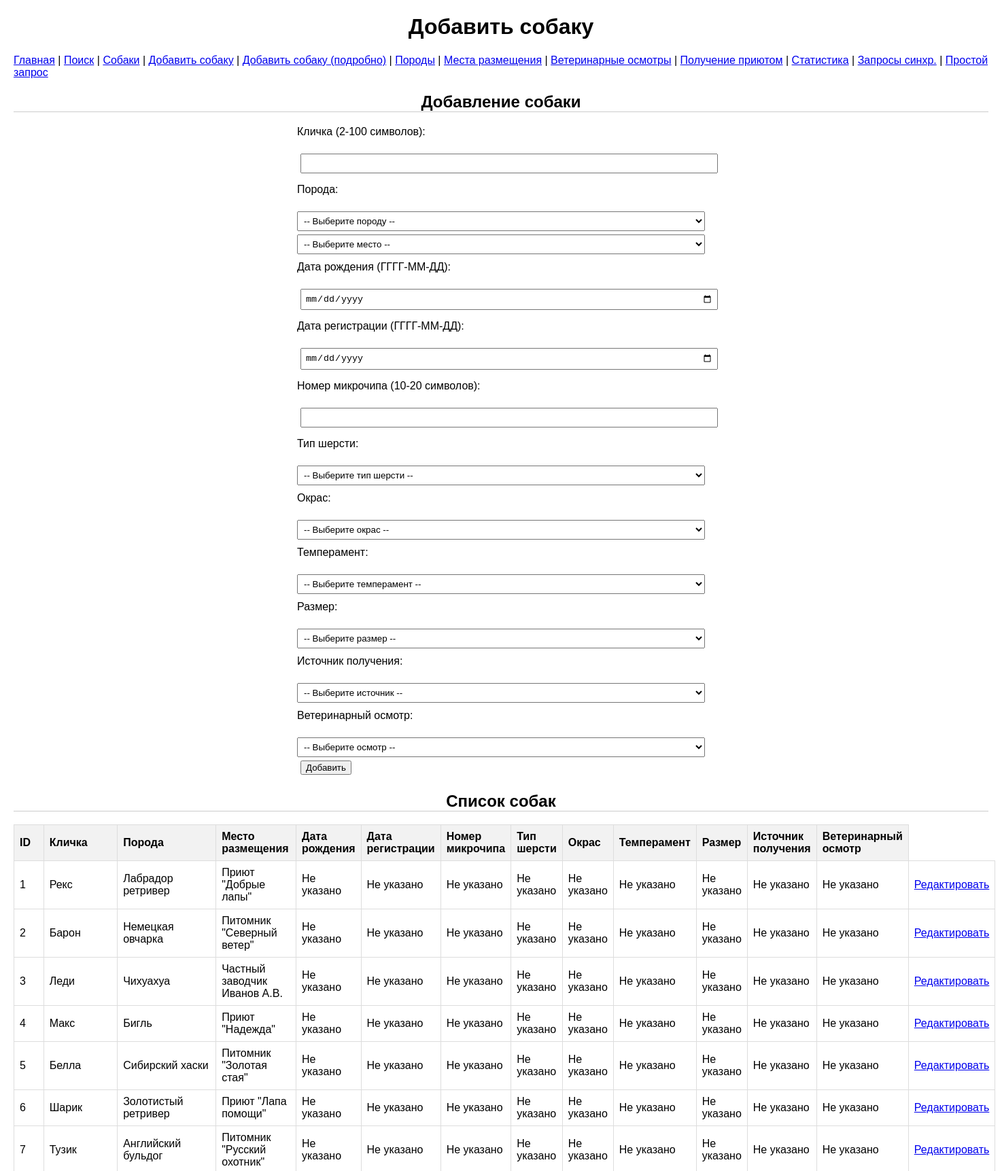
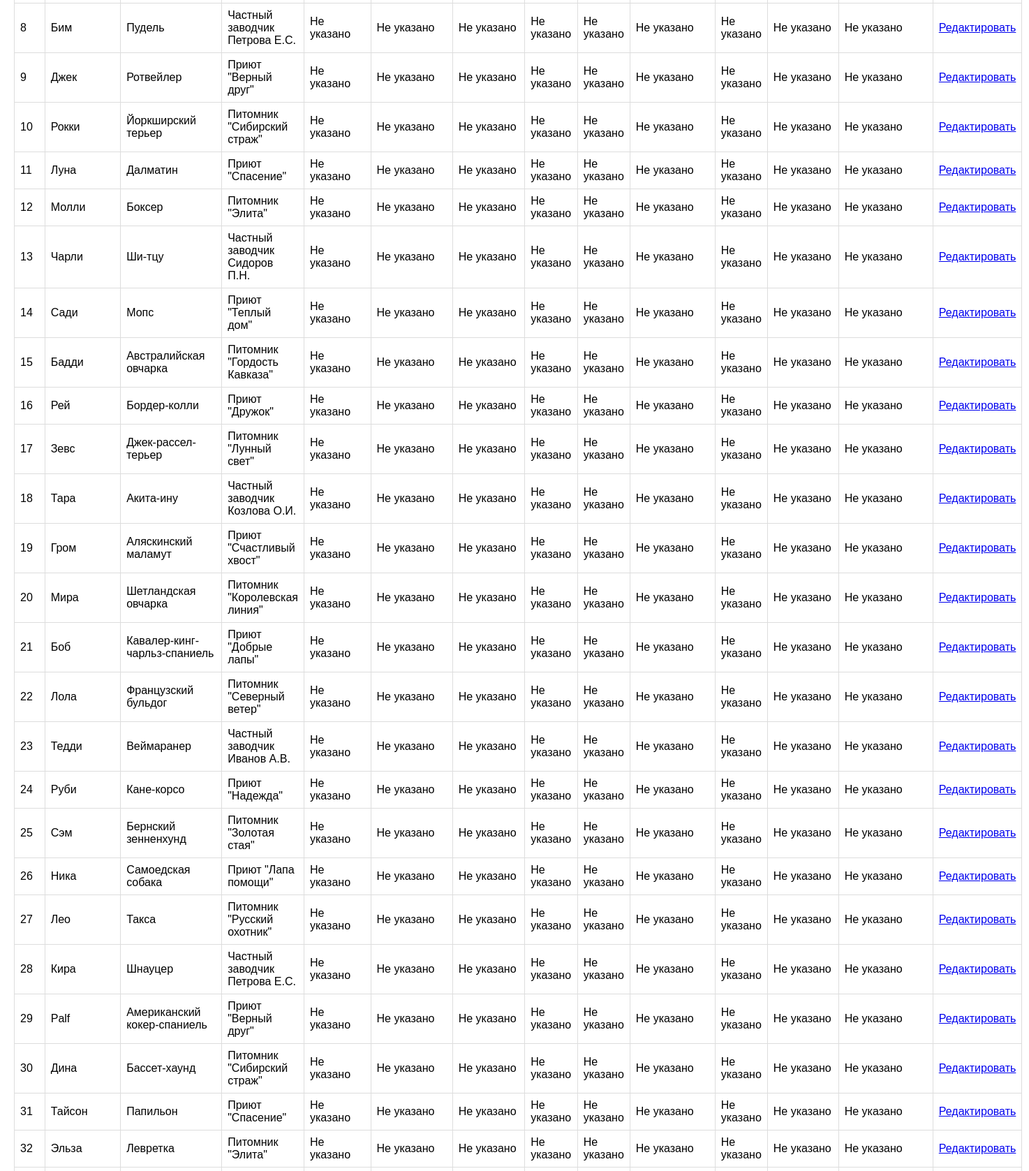
Page /add (upper part) on the committed database (2 pictures, top to bottom).
### tables this page shows
CREATE TABLE "dogs" (
	"id"	INTEGER,
	"name"	VARCHAR(100) NOT NULL,
	"birth_date"	DATE,
	"breeds_id"	INTEGER,
	"getting_id"	INTEGER,
	"vet_examinations_id"	INTEGER,
	"location_id"	INTEGER,
	"registration_date"	DATE,
	"microchip_number"	VARCHAR(20),
	"coat_type"	INTEGER,
	"color_variations"	INTEGER,
	"temperament"	INTEGER,
	"size"	INTEGER,
	PRIMARY KEY("id" AUTOINCREMENT),
	FOREIGN KEY("breeds_id") REFERENCES "breeds"("id"),
	FOREIGN KEY("coat_type") REFERENCES "coat_type"("id"),
	FOREIGN KEY("color_variations") REFERENCES "color_variations"("id"),
	FOREIGN KEY("getting_id") REFERENCES "getting"("id"),
	FOREIGN KEY("location_id") REFERENCES "locations"("id"),
	FOREIGN KEY("size") REFERENCES "size"("id"),
	FOREIGN KEY("temperament") REFERENCES "temperament"("id"),
	FOREIGN KEY("vet_examinations_id") REFERENCES "vet_examinations"("id")
);

CREATE TABLE breeds (
    id INTEGER PRIMARY KEY AUTOINCREMENT,
    breed_name VARCHAR(100) NOT NULL,
    breed_group VARCHAR(50),
    origin_country VARCHAR(50),
    average_lifes INTEGER,
    typical_use VARCHAR(100),
    common_health_issues VARCHAR(200),
    recommended_vaccinations VARCHAR(200),
    veterinary_care VARCHAR(50),
    average_weight_male FLOAT,
    average_weight_female FLOAT,
    trainability_level VARCHAR(50),
    recommended_training_age INTEGER,
    common_behavioral_issues VARCHAR(200),
    preferred_training_methods VARCHAR(200),
    typical_learning_period INTEGER
);

CREATE TABLE locations (
    id INTEGER PRIMARY KEY AUTOINCREMENT,
    location_name VARCHAR(100) NOT NULL,
    location_type VARCHAR(50),
    address VARCHAR(200),
    contact_info VARCHAR(100),
    price FLOAT,
    availability INTEGER,
    website VARCHAR(200)
);

### flask_app.py (the view, shortened to what this page needs)
@app.route('/add', methods=['GET', 'POST'])
def add():
    errors = []
    dogs = None
    with get_db_connection() as conn:
        breeds = conn.execute("SELECT id, breed_name FROM breeds ORDER BY breed_name").fetchall()
        locations = conn.execute("SELECT id, location_name FROM locations ORDER BY location_name").fetchall()
        coat_types = conn.execute("SELECT id, coat_type_name FROM coat_type ORDER BY coat_type_name").fetchall()
        color_variations = conn.execute("SELECT id, color_variations_name FROM color_variations ORDER BY color_variations_name").fetchall()
        temperaments = conn.execute("SELECT id, temperament_name FROM temperament ORDER BY temperament_name").fetchall()
        sizes = conn.execute("SELECT id, size_name FROM size ORDER BY size_name").fetchall()
        gettings = conn.execute("SELECT id, getting_by FROM getting WHERE getting_by IS NOT NULL ORDER BY getting_by").fetchall()
        vet_examinations = conn.execute("SELECT id, examination_date FROM vet_examinations ORDER BY examination_date").fetchall()
    with get_db_connection() as conn:
        dogs = conn.execute("""
            SELECT d.id, d.name, b.breed_name, l.location_name
            FROM dogs d
            LEFT JOIN breeds b ON d.breeds_id = b.id
            LEFT JOIN locations l ON d.location_id = l.id
            ORDER BY d.id
        """).fetchall()
    return render_template('add.html', errors=errors, dogs=dogs, breeds=breeds, locations=locations,
                           coat_types=coat_types, color_variations=color_variations, temperaments=temperaments,
                           sizes=sizes, gettings=gettings, vet_examinations=vet_examinations)

### flask_app.py (called while the page is built)
def get_db_connection():
    active_db = session.get('active_db', DB_PATH_1)  # По умолчанию первая база данных
    conn = sqlite3.connect(active_db, timeout=10)
    conn.row_factory = sqlite3.Row
    return conn

### templates/add.html (shortened to what this page needs)
<!doctype html>
<html lang="ru">
    <head>
        <link
            rel="stylesheet"
            href="{{ url_for('static', filename='style.css') }}"
        />
    </head>
    <body>
        <h1>Добавить собаку</h1>
        <nav>
            <a href="/">Главная</a> | <a href="/search">Поиск</a> |
            <a href="/view">Собаки</a> | <a href="/add">Добавить собаку</a> |
            <a href="/add_detailed">Добавить собаку (подробно)</a> |
            <a href="/breeds">Породы</a> |
            <a href="/locations">Места размещения</a> |
            <a href="/vet_examinations">Ветеринарные осмотры</a> |
            <a href="/getting">Получение приютом</a> |
            <a href="/stats">Статистика</a> |
            <a href="/sync_queries">Запросы синхр.</a> |
        <a href="/simple_query">Простой запрос</a>
        </nav>
        <h2>Добавление собаки</h2>
        <form method="POST">
            <label for="name">Кличка (2-100 символов):</label><br />
            <input type="text" name="name" id="name" required /><br />
            <label for="breed_id">Порода:</label><br />
            <select name="breeds_id" id="breeds_id">
                <option value="">-- Выберите породу --</option>
            </select>
            <select name="location_id" id="location_id">
                <option value="">-- Выберите место --</option>
            </select>
            <label for="birth_date">Дата рождения (ГГГГ-ММ-ДД):</label><br />
            <input type="date" name="birth_date" id="birth_date" /><br />
            <label for="registration_date">Дата регистрации (ГГГГ-ММ-ДД):</label
            ><br />
            <input
                type="date"
                name="registration_date"
                id="registration_date"
            /><br />
            <label for="microchip_number"
                >Номер микрочипа (10-20 символов):</label
            ><br />
            <input
                type="text"
                name="microchip_number"
                id="microchip_number"
            /><br />
            <label for="coat_type">Тип шерсти:</label><br />
            <select name="coat_type" id="coat_type">
                <option value="">-- Выберите тип шерсти --</option>
                </select
            ><br />
            <label for="color_variations">Окрас:</label><br />
            <select name="color_variations" id="color_variations">
                <option value="">-- Выберите окрас --</option>
                </select
            ><br />
            <label for="temperament">Темперамент:</label><br />
            <select name="temperament" id="temperament">
                <option value="">-- Выберите темперамент --</option>
                </select
            ><br />
            <label for="size">Размер:</label><br />
            <select name="size" id="size">
                <option value="">-- Выберите размер --</option>
                </select
            ><br />
            <label for="getting_id">Источник получения:</label><br />
            <select name="getting_id" id="getting_id">
                <option value="">-- Выберите источник --</option>
            </select>
            <label for="vet_examinations_id">Ветеринарный осмотр:</label><br />
            <select name="vet_examinations_id" id="vet_examinations_id">
                <option value="">-- Выберите осмотр --</option>
                </select
            ><br />
            <button type="submit">Добавить</button>
        </form>
        <h2>Список собак</h2>
        {% if dogs %}
        <table>
            <tr>
                <th>ID</th>
                <th>Кличка</th>
                <th>Порода</th>
                <th>Место размещения</th>
                <th>Дата рождения</th>
                <th>Дата регистрации</th>
                <th>Номер микрочипа</th>
                <th>Тип шерсти</th>
                <th>Окрас</th>
                <th>Темперамент</th>
                <th>Размер</th>
                <th>Источник получения</th>
                <th>Ветеринарный осмотр</th>
            </tr>
            {% for dog in dogs %}
            <tr>
                <td>{{ dog['id'] }}</td>
                <td>{{ dog['name'] }}</td>
                <td>{{ dog['breed_name'] or 'Не указано' }}</td>
                <td>{{ dog['location_name'] or 'Не указано' }}</td>
                <td>{{ dog['birth_date'] or 'Не указано' }}</td>
                <td>{{ dog['registration_date'] or 'Не указано' }}</td>
                <td>{{ dog['microchip_number'] or 'Не указано' }}</td>
                <td>{{ dog['coat_type_name'] or 'Не указано' }}</td>
                <td>{{ dog['color_variations_name'] or 'Не указано' }}</td>
                <td>{{ dog['temperament_name'] or 'Не указано' }}</td>
                <td>{{ dog['size_name'] or 'Не указано' }}</td>
                <td>{{ dog['getting_by'] or 'Не указано' }}</td>
                <td>{{ dog['examination_date'] or 'Не указано' }}</td>
                <td>
                    <a href="{{ url_for('edit', id=dog['id']) }}"
                        >Редактировать</a
                    >
                </td>
            </tr>
            {% endfor %}
        </table>
        {% else %}
        <p>Нет собак для отображения.</p>
        {% endif %}
    </body>
</html>

### static/style.css (style rules this page uses)
body { font-family: Arial, sans-serif; margin: 20px; }
nav { margin-bottom: 20px; }
table { border-collapse: collapse; width: 100%; }
th, td { border: 1px solid #ddd; padding: 8px; text-align: left; }
th { background-color: #f2f2f2; }
form { margin-bottom: 20px; }
input, button { margin: 5px; }
form { max-width: 600px; margin: 20px auto; }
label { display: block; margin-top: 10px; }
input, select { width: 100%; padding: 5px; margin-top: 5px; }
h2 { margin-top: 20px; text-align: center; border-bottom: 1px solid #ccc; }
h1 { text-align: center; }

### rows in the picture
dogs: id "1", name "Рекс", breed_name "Лабрадор ретривер", location_name "Приют \"Добрые лапы\"", dog "Не указано"
dogs: id "2", name "Барон", breed_name "Немецкая овчарка", location_name "Питомник \"Северный ветер\"", dog "Не указано"
dogs: id "3", name "Леди", breed_name "Чихуахуа", location_name "Частный заводчик Иванов А.В.", dog "Не указано"
dogs: id "4", name "Макс", breed_name "Бигль", location_name "Приют \"Надежда\"", dog "Не указано"
dogs: id "5", name "Белла", breed_name "Сибирский хаски", location_name "Питомник \"Золотая стая\"", dog "Не указано"
dogs: id "6", name "Шарик", breed_name "Золотистый ретривер", location_name "Приют \"Лапа помощи\"", dog "Не указано"
dogs: id "7", name "Тузик", breed_name "Английский бульдог", location_name "Питомник \"Русский охотник\"", dog "Не указано"
dogs: id "8", name "Бим", breed_name "Пудель", location_name "Частный заводчик Петрова Е.С.", dog "Не указано"
dogs: id "9", name "Джек", breed_name "Ротвейлер", location_name "Приют \"Верный друг\"", dog "Не указано"
dogs: id "10", name "Рокки", breed_name "Йоркширский терьер", location_name "Питомник \"Сибирский страж\"", dog "Не указано"
dogs: id "11", name "Луна", breed_name "Далматин", location_name "Приют \"Спасение\"", dog "Не указано"
dogs: id "12", name "Молли", breed_name "Боксер", location_name "Питомник \"Элита\"", dog "Не указано"
dogs: id "13", name "Чарли", breed_name "Ши-тцу", location_name "Частный заводчик Сидоров П.Н.", dog "Не указано"
dogs: id "14", name "Сади", breed_name "Мопс", location_name "Приют \"Теплый дом\"", dog "Не указано"
dogs: id "15", name "Бадди", breed_name "Австралийская овчарка", location_name "Питомник \"Гордость Кавказа\"", dog "Не указано"
dogs: id "16", name "Рей", breed_name "Бордер-колли", location_name "Приют \"Дружок\"", dog "Не указано"
dogs: id "17", name "Зевс", breed_name "Джек-рассел-терьер", location_name "Питомник \"Лунный свет\"", dog "Не указано"
dogs: id "18", name "Тара", breed_name "Акита-ину", location_name "Частный заводчик Козлова О.И.", dog "Не указано"
dogs: id "19", name "Гром", breed_name "Аляскинский маламут", location_name "Приют \"Счастливый хвост\"", dog "Не указано"
dogs: id "20", name "Мира", breed_name "Шетландская овчарка", location_name "Питомник \"Королевская линия\"", dog "Не указано"
dogs: id "21", name "Боб", breed_name "Кавалер-кинг-чарльз-спаниель", location_name "Приют \"Добрые лапы\"", dog "Не указано"
dogs: id "22", name "Лола", breed_name "Французский бульдог", location_name "Питомник \"Северный ветер\"", dog "Не указано"
dogs: id "23", name "Тедди", breed_name "Веймаранер", location_name "Частный заводчик Иванов А.В.", dog "Не указано"
dogs: id "24", name "Руби", breed_name "Кане-корсо", location_name "Приют \"Надежда\"", dog "Не указано"
dogs: id "25", name "Сэм", breed_name "Бернский зенненхунд", location_name "Питомник \"Золотая стая\"", dog "Не указано"
dogs: id "26", name "Ника", breed_name "Самоедская собака", location_name "Приют \"Лапа помощи\"", dog "Не указано"
dogs: id "27", name "Лео", breed_name "Такса", location_name "Питомник \"Русский охотник\"", dog "Не указано"
dogs: id "28", name "Кира", breed_name "Шнауцер", location_name "Частный заводчик Петрова Е.С.", dog "Не указано"
dogs: id "29", name "Рalf", breed_name "Американский кокер-спаниель", location_name "Приют \"Верный друг\"", dog "Не указано"
dogs: id "30", name "Дина", breed_name "Бассет-хаунд", location_name "Питомник \"Сибирский страж\"", dog "Не указано"
dogs: id "31", name "Тайсон", breed_name "Папильон", location_name "Приют \"Спасение\"", dog "Не указано"
dogs: id "32", name "Эльза", breed_name "Левретка", location_name "Питомник \"Элита\"", dog "Не указано"
